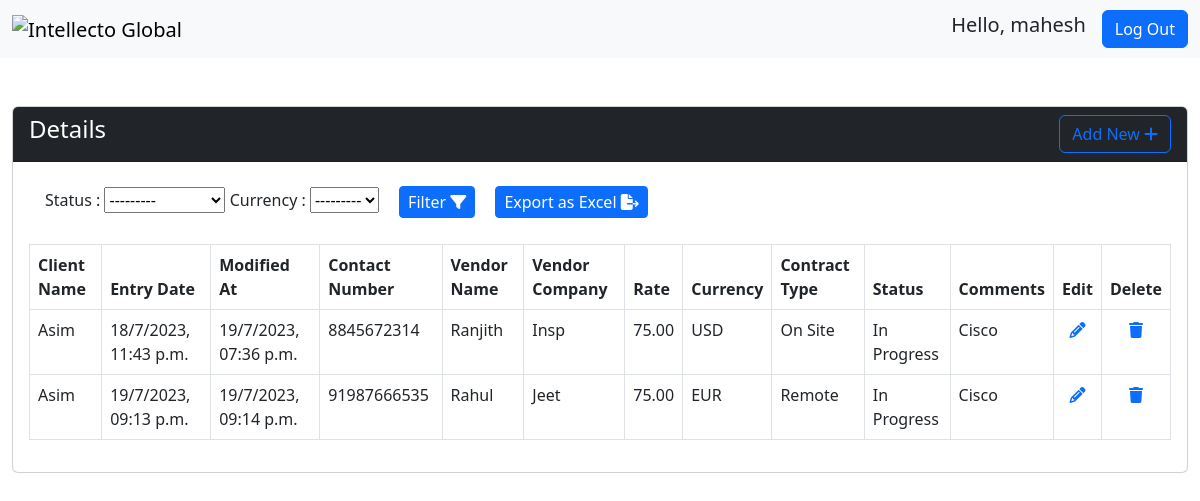
Screenshot of / (signed in) with the database file from the repository.
### app/models.py (models this page shows, shortened)
class MyTable(models.Model):
    user = models.ForeignKey(User, on_delete=models.CASCADE)
    date = models.DateTimeField(auto_now_add=True)
    modified_at = models.DateTimeField(auto_now=True)
    contact_number_validator = RegexValidator(regex=r'^\+?1?\d{9,15}$', message="Contact number must be entered in the format: '+999999999'. Up to 15 digits allowed.")
    contact_number = models.CharField(validators=[contact_number_validator],max_length=15)
    client_name = models.CharField(max_length=20)
    vendor_name = models.CharField(max_length=20)
    vendor_company = models.CharField(max_length=20)
    rate = models.DecimalField(max_digits=8, decimal_places=2)
    currency_choices = [
        ('USD', 'USD'),
        ('EUR', 'EUR'),
        ('GBP', 'GBP'),
    ]
    currency = models.CharField(max_length=10, choices=currency_choices)
    contract_choices = [
            ('Remote', 'Remote'),
            ('On Site', 'On Site'),
            ('Hybrid', 'Hybrid'),
        ]
    contract_type = models.CharField(max_length=20, choices=contract_choices)
    status_choices = [
            ('On Board', 'On Board'),
            ('In Progress', 'In Progress'),
            ('No Response', 'No Response'),
            ('Closed', 'Closed'),
        ]
    status = models.CharField(max_length=20, choices=status_choices)
    comments = models.CharField(max_length=100)

### app/views.py (the view)
# urls.py: path('',views.details,name='details'),
@login_required(login_url='signin')
def details(request):
    try:
        if request.user.is_superuser:
            details = MyTable.objects.all()
        else:
            details = MyTable.objects.filter(user=request.user)
        filter = FormFilter(request.GET, queryset=details)
        details = filter.qs
        return render(request, 'details.html', {'details': details, 'filter': filter})
    except Exception as e:
        return HttpResponseServerError(f"An error occurred: {str(e)}")

### app/templates/details.html (shortened to what this page needs)
{% extends 'base.html' %}
{% block content %}
<div class="container-fluid">
    <div class="card mt-5">
        <div class="card-header text-bg-dark d-flex justify-content-between">
            <h4 class="text-center">Details</h4>
            <a href="{% url 'add' %}" class="btn btn-outline-primary">Add New <i class="fa-solid fa-plus"></i></a>
        </div>
        <div class="card-body">
            <div class="mt-2">
                <form method="get">
                    <label class="form-label ms-3">Status : </label>
                    {{filter.form.status}}
                    <label class="form-label">Currency : </label>
                    {{filter.form.currency}}
                    <button class="btn btn-primary btn-sm ms-3" type="submit">Filter <i class="fa-solid fa-filter"></i></button>
                    <a class="btn btn-primary btn-sm ms-3" href="{% url 'export' %}">Export as Excel <i class="fa-solid fa-file-export"></i></a>
                </form>
            </div>
            <div class="table-responsive">
                <table class="table table-bordered mt-4">
                    <thead>
                        <tr>
                            <th>Client Name</th>
                            <th>Entry Date</th>
                            <th>Modified At</th>
                            <th>Contact Number</th>
                            <th>Vendor Name</th>
                            <th>Vendor Company</th>
                            <th>Rate</th>
                            <th>Currency</th>
                            <th>Contract Type</th>
                            <th>Status</th>
                            <th>Comments</th>
                            <th>Edit</th>
                            <th>Delete</th>
                        </tr>
                    </thead>
                    <tbody>
                        {% for i in details %}
                        <tr>
                            <td>{{i.client_name}}</td>
                            <td>{{i.date | date:"j/n/Y, h:i a"}}</td>
                            <td>{{i.modified_at|date:"j/n/Y, h:i a"}}</td>
                            <td>{{i.contact_number}}</td>
                            <td>{{i.vendor_name}}</td>
                            <td>{{i.vendor_company}}</td>
                            <td>{{i.rate}}</td>
                            <td>{{i.currency}}</td>
                            <td>{{i.contract_type}}</td>
                            <td>{{i.status}}</td>
                            <td>{{i.comments}}</td>
                            <td class="text-center"><a href="{% url 'edit' i.id %}"><i
                                        class="fa-solid fa-pencil"></i></a></td>
                            <td class="text-center"><a onclick="confirmDelete()" id="delete"
                                    href="{% url 'delete' i.id %}"><i class="fa-solid fa-trash"></i></a></td>
                        </tr>
                        {% endfor %}
                    </tbody>
                </table>
            </div>
        </div>
    </div>
</div>
{% endblock %}

### app/templates/base.html (shortened to what this page needs)
<!DOCTYPE html>
<html lang="en">
<head>
  <link href="https://cdn.jsdelivr.net/npm/bootstrap@5.3.0-alpha1/dist/css/bootstrap.min.css" rel="stylesheet"
>
</head>
<body class="bg-image">
  <nav class="navbar navbar-expand-sm bg-light">
    <div class="container-fluid">
      <a class="navbar-brand" href="{% url 'details' %}">
        <img src="https://intellectoglobal.com/wp-content/uploads/2022/04/IG-Logo.svg" alt="Intellecto Global"
          width="300" height="58">
      </a>
      <div class="collapse navbar-collapse justify-content-end" id="mynavbar">
        {% if user.is_authenticated %}
        <h5 class="me-3">Hello, {{user.username}}</h5>
        <a href="{% url 'signout' %}"><button class="btn btn-primary">Log Out</button></a>
        {% endif %}
      </div>
    </div>
  </nav>
  {% block content %}
  {% endblock content %}
</body>
</html>

### app/templates/base.html (style rules this page uses)
.bg-image { background-image: url('https://www.10wallpaper.com/wallpaper/1366x768/1606/Internet_Business_Technology_HD_Wallpaper_16_1366x768.jpg'); background-size: cover; background-repeat: no-repeat; height: 100vh; }

### app/templates/details.html (style rules this page uses)
.btn-sm { font-size: 16px; padding: 0.20rem 0.5rem; }

### rows the page displays
MyTable: client_name "Asim", date "18/7/2023, 11:43 p.m.", modified_at "19/7/2023, 07:36 p.m.", contact_number "8845672314", vendor_name "Ranjith", vendor_company "Insp", rate "75.00", currency "USD", contract_type "On Site", status "In Progress", comments "Cisco"
MyTable: client_name "Asim", date "19/7/2023, 09:13 p.m.", modified_at "19/7/2023, 09:14 p.m.", contact_number "91987666535", vendor_name "Rahul", vendor_company "Jeet", rate "75.00", currency "EUR", contract_type "Remote", status "In Progress", comments "Cisco"

### other values shown
{{ user.username }} "mahesh"
